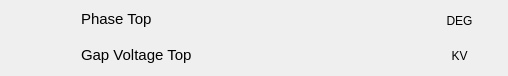
       <widget class="QWidget" name="scrollAreaWidgetContents_22">
        <property name="geometry">
         <rect>
          <x>0</x>
          <y>0</y>
          <width>508</width>
          <height>76</height>
         </rect>
        </property>
        <widget class="QWidget" name="layoutWidget_9">
         <property name="geometry">
          <rect>
           <x>4</x>
           <y>4</y>
           <width>501</width>
           <height>68</height>
          </rect>
         </property>
         <layout class="QGridLayout" name="gridLayout_14">
          <item row="0" column="1">
           <widget class="PyDMLabel" name="PyDMLabel_104">
            <property name="enabled">
             <bool>true</bool>
            </property>
            <property name="minimumSize">
             <size>
              <width>90</width>
              <height>30</height>
             </size>
            </property>
            <property name="maximumSize">
             <size>
              <width>80</width>
              <height>30</height>
             </size>
            </property>
            <property name="toolTip">
             <string/>
            </property>
            <property name="accessibleDescription">
             <string/>
            </property>
            <property name="layoutDirection">
             <enum>Qt::LeftToRight</enum>
            </property>
            <property name="autoFillBackground">
             <bool>false</bool>
            </property>
            <property name="styleSheet">
             <string notr="true"/>
            </property>
            <property name="frameShape">
             <enum>QFrame::NoFrame</enum>
            </property>
            <property name="frameShadow">
             <enum>QFrame::Sunken</enum>
            </property>
            <property name="alignment">
             <set>Qt::AlignRight|Qt::AlignTrailing|Qt::AlignVCenter</set>
            </property>
            <property name="precision" stdset="0">
             <number>1</number>
            </property>
            <property name="showUnits" stdset="0">
             <bool>false</bool>
            </property>
            <property name="precisionFromPV" stdset="0">
             <bool>false</bool>
            </property>
            <property name="channel" stdset="0">
             <string>BO-05D:RF-P5Cav:Cell3TopPhs-Mon</string>
            </property>
           </widget>
          </item>
          <item row="0" column="0">
           <widget class="PyDMLabel" name="pv02raps02_6">
            <property name="minimumSize">
             <size>
              <width>172</width>
              <height>0</height>
             </size>
            </property>
            <property name="maximumSize">
             <size>
              <width>172</width>
              <height>16777215</height>
             </size>
            </property>
            <property name="font">
             <font>
              <pointsize>11</pointsize>
             </font>
            </property>
            <property name="toolTip">
             <string/>
            </property>
            <property name="text">
             <string>Phase Top</string>
            </property>
            <property name="alignment">
             <set>Qt::AlignLeading|Qt::AlignLeft|Qt::AlignVCenter</set>
            </property>
           </widget>
          </item>
          <item row="1" column="0">
           <widget class="PyDMLabel" name="pv03raps01_8">
            <property name="minimumSize">
             <size>
              <width>172</width>
              <height>0</height>
             </size>
            </property>
            <property name="maximumSize">
             <size>
              <width>172</width>
              <height>16777215</height>
             </size>
            </property>
            <property name="font">
             <font>
              <pointsize>11</pointsize>
             </font>
            </property>
            <property name="toolTip">
             <string/>
            </property>
            <property name="text">
             <string>Gap Voltage Top</string>
            </property>
           </widget>
          </item>
          <item row="1" column="1">
           <widget class="PyDMLabel" name="PyDMLabel_107">
            <property name="enabled">
             <bool>true</bool>
            </property>
            <property name="minimumSize">
             <size>
              <width>90</width>
              <height>30</height>
             </size>
            </property>
            <property name="maximumSize">
             <size>
              <width>80</width>
              <height>30</height>
             </size>
            </property>
            <property name="toolTip">
             <string/>
            </property>
            <property name="accessibleDescription">
             <string/>
            </property>
            <property name="layoutDirection">
             <enum>Qt::LeftToRight</enum>
            </property>
            <property name="autoFillBackground">
             <bool>false</bool>
            </property>
            <property name="styleSheet">
             <string notr="true"/>
            </property>
            <property name="frameShape">
             <enum>QFrame::NoFrame</enum>
            </property>
            <property name="frameShadow">
             <enum>QFrame::Sunken</enum>
            </property>
            <property name="alignment">
             <set>Qt::AlignRight|Qt::AlignTrailing|Qt::AlignVCenter</set>
            </property>
            <property name="precision" stdset="0">
             <number>1</number>
            </property>
            <property name="showUnits" stdset="0">
             <bool>false</bool>
            </property>
            <property name="precisionFromPV" stdset="0">
             <bool>false</bool>
            </property>
            <property name="channel" stdset="0">
             <string>BO-05D:RF-P5Cav:Cell3TopVGap-Mon</string>
            </property>
           </widget>
          </item>
         </layout>
        </widget>
        <widget class="PyDMLabel" name="PyDMLabel_143">
         <property name="geometry">
          <rect>
           <x>429</x>
           <y>11</y>
           <width>61</width>
           <height>20</height>
          </rect>
         </property>
         <property name="toolTip">
          <string/>
         </property>
         <property name="text">
          <string>DEG</string>
         </property>
         <property name="alignment">
          <set>Qt::AlignCenter</set>
         </property>
        </widget>
        <widget class="PyDMLabel" name="PyDMLabel_144">
         <property name="geometry">
          <rect>
           <x>429</x>
           <y>46</y>
           <width>61</width>
           <height>20</height>
          </rect>
         </property>
         <property name="toolTip">
          <string/>
         </property>
         <property name="text">
          <string>KV</string>
         </property>
         <property name="alignment">
          <set>Qt::AlignCenter</set>
         </property>
        </widget>
       </widget>
